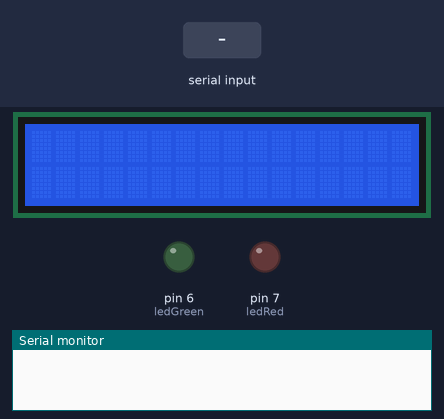
Recording of a sketch running on a simulated Arduino Uno, built with avr-gcc and run on an emulated ATmega328P. Shown: 16×2 character LCD, output pins drawn as LEDs (lit = HIGH), the last lines printed to the serial monitor. The inputs (shaded band) are chosen by the test bench.

Above: at 1.2 s.
1.3 s: "true_red\n" received over Serial
At 2.1 s:
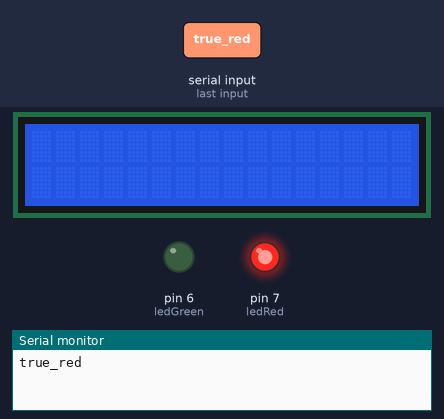
2.8 s: "true_green\n" received over Serial
At 3.3 s:
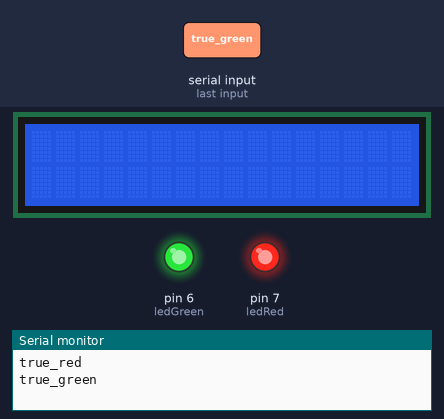
4.3 s: "false_red\n" received over Serial
At 5.6 s:
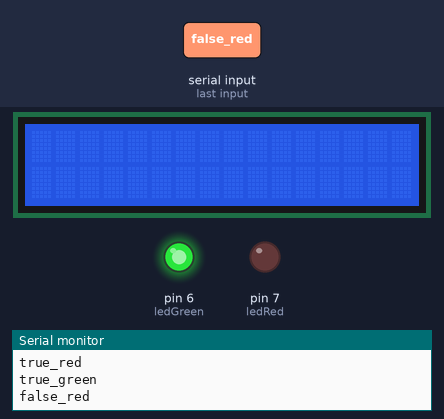
Timing chart, 0 to 7.3 s (numbered marks = the images above; inputs shaded):
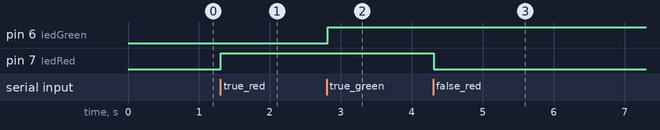

Measured:
- after the input at 1.3 s, pin 7 (ledRed): LOW → HIGH at once
- after the input at 2.8 s, pin 6 (ledGreen): LOW → HIGH at once
- after the input at 4.3 s, pin 7 (ledRed): HIGH → LOW at once

The sketch:

chapter_05.ino
```cpp
#include <LiquidCrystal.h>

const int ledRed = 7;
const int ledGreen = 6;
const int lcdRs = 8;
const int lcdEna = 9;
const int lcdD4 = 2;
const int lcdD5 = 3;
const int lcdD6 = 4;
const int lcdD7 = 5;

LiquidCrystal lcd(lcdRs, lcdEna, lcdD4, lcdD5, lcdD6, lcdD7);

const char DELIMITER = '\n';
const char MESSAGE_MARK = 'M';
char charRead;
String inputString = "";
String outputString = "";
String currentString = "";

bool needScroll = false;

void setup() {
  Serial.begin(9600);
  pinMode(ledRed, OUTPUT);
  pinMode(ledGreen, OUTPUT);
  lcd.begin(16, 2);
  lcd.clear();
}

void loop() {
  if (Serial.available()) {
    charRead = Serial.read();
    if (charRead != DELIMITER) {
      inputString += charRead;
    } else {
      if (inputString[0] == MESSAGE_MARK) {
        outputString = inputString.substring(1);
      } else if (inputString == "true_red") {
        digitalWrite(ledRed, 1);
      } else if (inputString == "false_red") {
        digitalWrite(ledRed, 0);
      } else if (inputString == "true_green") {
        digitalWrite(ledGreen, 1);
      } else if (inputString == "false_green") {
        digitalWrite(ledGreen, 0);
      }
      Serial.println(inputString);

      inputString = "";
    }
    //Serial.println(inputString);
  }

  if (currentString != outputString) {
    lcd.clear();
    lcd.setCursor(0, 0);
    lcd.print(outputString);
    needScroll = outputString.length() > 16;
    currentString = outputString;
  }

  if (needScroll && ((millis() % 500) == 0)) lcd.scrollDisplayLeft();
}
```
